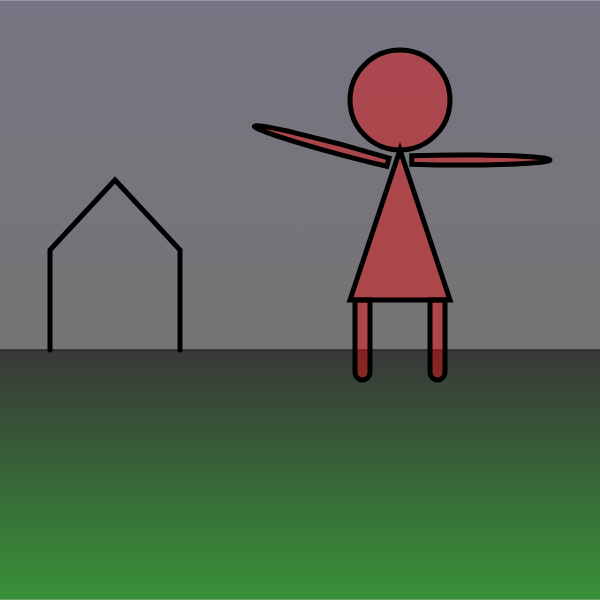
Frame 1 (no input)
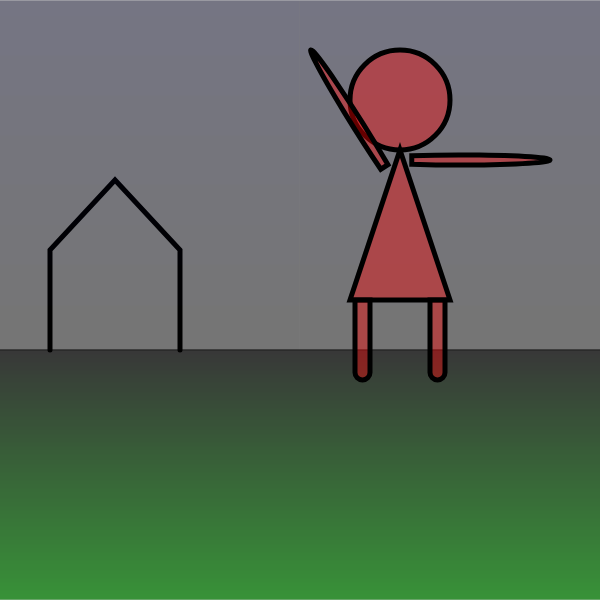
Frame 60 (no input)
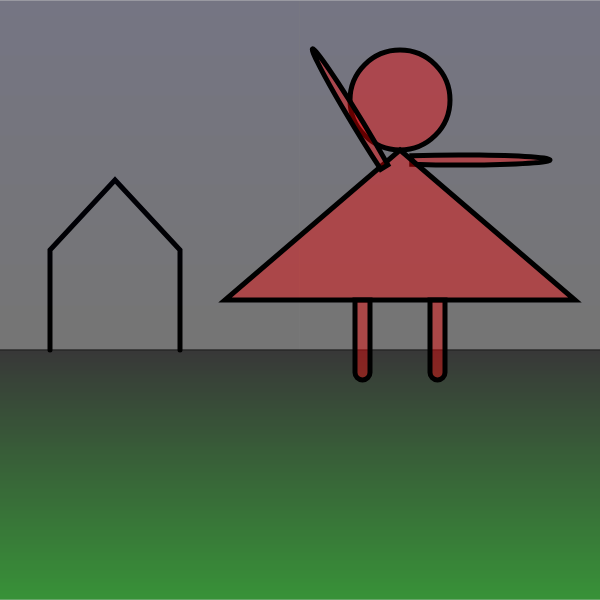
Frame 120 (the mouse pressed at the canvas centre since frame 60)

The p5.js sketch that drew these frames (run headless with seeded random() and noise() and a simulated clock; from frame 60 on, the mouse is pressed at the canvas centre):

// p5.js sketch
// ── sketch.js
//hacer monito que se le pueda agarrar la cabeza con el mouse
//que al ponerla en cierto lugar pase algo (no puedo)
//que el vestido se agrande y achique con pos x de mouse

//wena

var largoBrazo = 180;
var anchoBrazo = 10;
var a = 0
var b = 0 //color monito
var xBrazo = 340
var yBrazo = 160
var xcara = 400
var ycara = 100
var esquinaVestido1 = 300
var esquinaVestido2 = 500



//monito
function monito() {


  fill(255, b, 0, 100);
  stroke(0);
  strokeWeight(5);
  arc(460, 160, largoBrazo, anchoBrazo, 185, 175, CHORD)
  ellipse(xcara, ycara, 100, 100);

  //alargar vestido
  var anchoVestido = map(mouseX, 0, width, -50, 200);
  triangle(400, 150, esquinaVestido2 + anchoVestido, 300, esquinaVestido1 - anchoVestido, 300);

  //pies
  rect(355, 300, 15, 80, 0, 0, 10, 10)
  rect(430, 300, 15, 80, 0, 0, 10, 10)

  //para mover la cabeza
  var cara = dist(xcara, ycara, mouseX, mouseY)

  if (cara < 50 && mouseIsPressed) {
    xcara = mouseX;
    ycara = mouseY;



  } else {
    xcara = 400
    ycara = 100;
  }


}




function setup() {

  angleMode(DEGREES)

  createCanvas(600, 600);


}

function draw() {
  background(200)


  beginShape();

  //casita
  strokeWeight(5)
  noFill();
  vertex(50, 350);
  vertex(50, 250)
  vertex(115, 180)
  vertex(180, 250)
  vertex(180, 350);
  endShape();




  cielo();
  suelo();


  monito();



  //que el brazo salude 
  translate(380, 160);

  rotate(15 + sin(a) * 50);
  arc(-40, 0, largoBrazo, anchoBrazo, 5, 355, CHORD)

  a += 1


}






// suelo
function suelo() {
  var f = 0
  for (var i = 350; i < height; i += 1) {

    strokeWeight(2);
    stroke(0, f, 0, 120)
    line(0, i, width, i);
    f = f + 0.5
  }
}
//cielo
function cielo() {
  var c = 0
  for (var e = 350; 0 < e; e--) {

    strokeWeight(1);
    stroke(0, 0, c, 120);
    line(0, e, width, e)
    c += 0.1
  }
}
